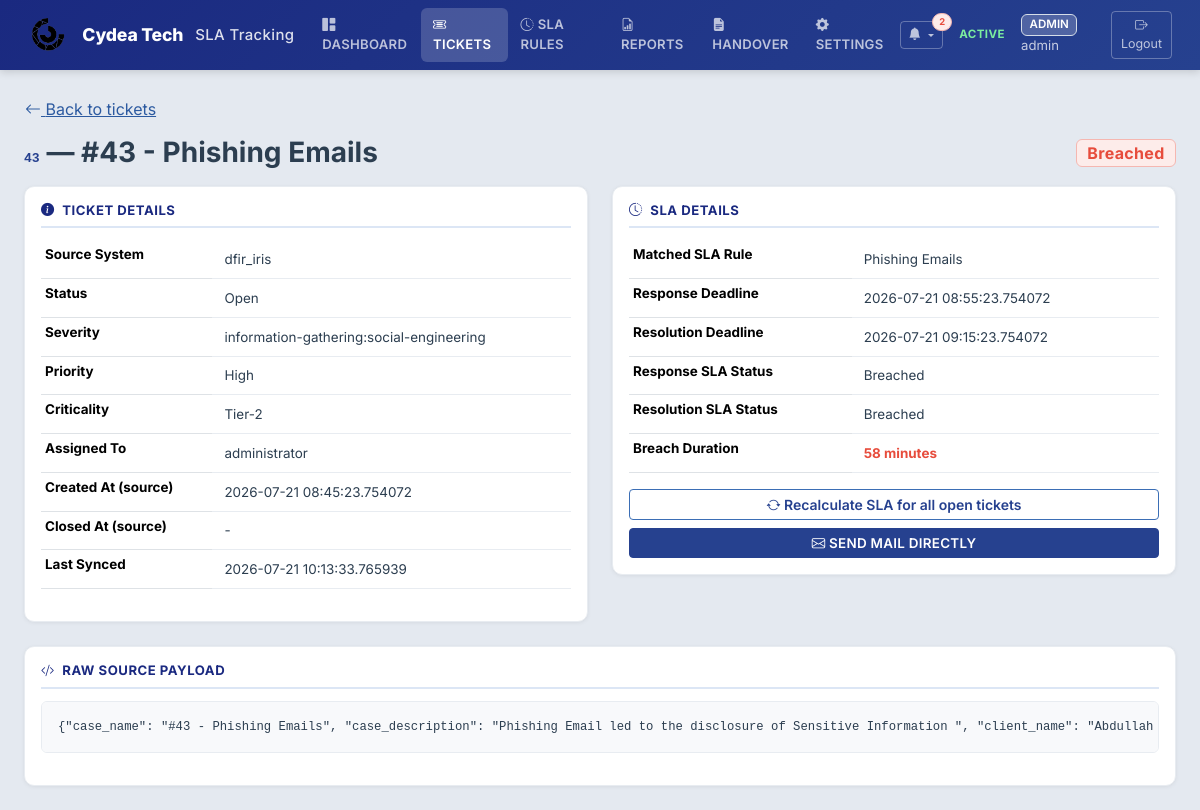
The page /tickets/12 (signed in) on the database its author committed.
### models/user.py (models this page shows, shortened)
class User(UserMixin, db.Model):
    __tablename__ = "users"
    id = db.Column(db.Integer, primary_key=True)
    username = db.Column(db.String(80), unique=True, nullable=False, index=True)
    email = db.Column(db.String(255), unique=True, nullable=True)
    password_hash = db.Column(db.String(255), nullable=False)
    role = db.Column(db.String(20), nullable=False, default=ROLE_VIEWER)
    is_active_user = db.Column(db.Boolean, default=True, nullable=False)
    created_at = db.Column(db.DateTime, default=lambda: datetime.now(timezone.utc))
    reports_generated = db.relationship("Report", backref="generated_by_user", lazy="dynamic")
    def has_permission(self, permission):
        return permission in ROLE_PERMISSIONS.get(self.role, set())
    @property
    def is_active(self):
        return self.is_active_user

### models/ticket.py (models this page shows, shortened)
class Ticket(db.Model):
    __tablename__ = "tickets"
    id = db.Column(db.Integer, primary_key=True)
    client_id = db.Column(
        db.Integer, db.ForeignKey("clients.id"), nullable=True, index=True
    )
    external_id = db.Column(db.String(100), nullable=False, index=True)
    source_system = db.Column(db.String(50), nullable=False, default="dfir_iris", index=True)
    title = db.Column(db.String(500), nullable=True)
    status = db.Column(db.String(100), nullable=True, index=True)
    severity = db.Column(db.String(100), nullable=True, index=True)
    priority = db.Column(db.String(100), nullable=True, index=True)
    criticality = db.Column(db.String(100), nullable=True, index=True)
    assigned_to = db.Column(db.String(200), nullable=True, index=True)
    created_at_source = db.Column(db.DateTime, nullable=True)
    closed_at_source = db.Column(db.DateTime, nullable=True)
    response_deadline = db.Column(db.DateTime, nullable=True)
    resolution_deadline = db.Column(db.DateTime, nullable=True)
    response_sla_status = db.Column(db.String(50), nullable=True)
    resolution_sla_status = db.Column(db.String(50), nullable=True)
    sla_status = db.Column(db.String(50), nullable=True, default=SLA_NO_RULE, index=True)
    breach_duration_minutes = db.Column(db.Integer, nullable=True, default=0)
    sla_rule_id = db.Column(db.Integer, db.ForeignKey("sla_rules.id"), nullable=True)
    paused_at = db.Column(db.DateTime, nullable=True)
    total_paused_minutes = db.Column(db.Integer, nullable=False, default=0)
    near_breach_notified = db.Column(db.Boolean, default=False, nullable=False)
    breach_notified = db.Column(db.Boolean, default=False, nullable=False)
    raw_payload_json = db.Column(db.Text, nullable=True)
    last_synced_at = db.Column(db.DateTime, nullable=True)
    created_at = db.Column(db.DateTime, default=lambda: datetime.now(timezone.utc))
    updated_at = db.Column(
        db.DateTime,
        default=lambda: datetime.now(timezone.utc),
        onupdate=lambda: datetime.now(timezone.utc),
    )
    __table_args__ = (
        db.UniqueConstraint(
            "client_id", "source_system", "external_id",
            name="uq_client_source_external_id",
        ),
    )

### models/sla_rule.py (models this page shows, shortened)
class SLARule(db.Model):
    __tablename__ = "sla_rules"
    id = db.Column(db.Integer, primary_key=True)
    client_id = db.Column(
        db.Integer, db.ForeignKey("clients.id"), nullable=False, index=True
    )
    rule_name = db.Column(db.String(150), nullable=False)
    description = db.Column(db.Text, nullable=True)
    escalation_email = db.Column(db.String(255), nullable=True)
    created_by = db.Column(db.String(100), nullable=True)
    updated_by = db.Column(db.String(100), nullable=True)
    priority = db.Column(db.Integer, nullable=False, default=0)
    conditions = db.relationship(
        "SLARuleCondition",
        backref="sla_rule",
        cascade="all, delete-orphan",
        lazy="joined"
    )
    response_sla_minutes = db.Column(db.Integer, nullable=True)  # optional
    resolution_sla_minutes = db.Column(db.Integer, nullable=False)
    warning_threshold_percent = db.Column(db.Integer, nullable=False, default=80)
    business_hours_only = db.Column(db.Boolean, nullable=False, default=False)
    applies_to_status = db.Column(db.String(300), nullable=True)
    stop_status = db.Column(db.String(300), nullable=True)
    pause_status = db.Column(db.String(300), nullable=True)
    is_active = db.Column(db.Boolean, default=True, nullable=False, index=True)
    created_at = db.Column(db.DateTime, default=lambda: datetime.now(timezone.utc))
    updated_at = db.Column(
        db.DateTime,
        default=lambda: datetime.now(timezone.utc),
        onupdate=lambda: datetime.now(timezone.utc),
    )
    tickets = db.relationship("Ticket", backref="sla_rule", lazy="dynamic")

### routes/ticket_routes.py (the view)
@ticket_bp.route("/tickets/<int:ticket_id>")
@login_required
@permission_required("view_tickets")
def ticket_detail(ticket_id):
    ticket = Ticket.query.get_or_404(ticket_id)
    return render_template("ticket_detail.html", ticket=ticket)

### templates/ticket_detail.html (shortened to what this page needs)
{% extends "base.html" %}
{% block content %}
<a href="{{ url_for('tickets.ticket_list') }}" class="btn btn-link px-0 mb-2"><i class="bi bi-arrow-left"></i> Back to tickets</a>
<div class="d-flex justify-content-between align-items-center mb-3">
    <h3 class="mb-0">
        <code style="color: var(--blue-700);">{{ ticket.external_id }}</code> &mdash; {{ ticket.title }}
    </h3>
    <span class="badge bg-{{ sla_badge_color.get(ticket.sla_status, 'secondary') }} badge-sla fs-6">{{ ticket.sla_status or 'N/A' }}</span>
</div>
<div class="row g-4">
    <div class="col-lg-6">
        <div class="card p-3">
            <h6><i class="bi bi-info-circle-fill me-1"></i> Ticket Details</h6>
            <table class="table table-sm">
                <tr><th>Source System</th><td>{{ ticket.source_system }}</td></tr>
                <tr><th>Status</th><td>{{ ticket.status or '-' }}</td></tr>
                <tr><th>Severity</th><td>{{ severity_display(ticket.severity) }}</td></tr>
                <tr><th>Priority</th><td>{{ ticket.priority or '-' }}</td></tr>
                <tr><th>Criticality</th><td>{{ ticket.criticality or '-' }}</td></tr>
                <tr><th>Assigned To</th><td>{{ ticket.assigned_to or '-' }}</td></tr>
                <tr><th>Created At (source)</th><td>{{ ticket.created_at_source or '-' }}</td></tr>
                <tr><th>Closed At (source)</th><td>{{ ticket.closed_at_source or '-' }}</td></tr>
                <tr><th>Last Synced</th><td>{{ ticket.last_synced_at or '-' }}</td></tr>
            </table>
        </div>
    </div>
    <div class="col-lg-6">
        <div class="card p-3">
            <h6><i class="bi bi-clock-history me-1"></i> SLA Details</h6>
            <table class="table table-sm">
                <tr><th>Matched SLA Rule</th><td>{{ ticket.sla_rule.rule_name if ticket.sla_rule_id and ticket.sla_rule else 'No Matching Rule' }}</td></tr>
                <tr><th>Response Deadline</th><td>{{ ticket.response_deadline or '-' }}</td></tr>
                <tr><th>Resolution Deadline</th><td>{{ ticket.resolution_deadline or '-' }}</td></tr>
                <tr><th>Response SLA Status</th><td>{{ ticket.response_sla_status or '-' }}</td></tr>
                <tr><th>Resolution SLA Status</th><td>{{ ticket.resolution_sla_status or '-' }}</td></tr>
                <tr><th>Breach Duration</th><td>{% if ticket.breach_duration_minutes and ticket.breach_duration_minutes > 0 %}<span class="text-danger fw-bold">{{ ticket.breach_duration_minutes }} minutes</span>{% else %}{{ ticket.breach_duration_minutes or 0 }} minutes{% endif %}</td></tr>
            </table>
            <div class="d-grid gap-2">
                <form method="POST" action="{{ url_for('tickets.trigger_recalculate') }}" class="d-inline">
                    <button class="btn btn-outline-primary btn-sm w-100"><i class="bi bi-arrow-repeat"></i> Recalculate SLA for all open tickets</button>
                </form>
                <form method="POST" action="{{ url_for('tickets.send_mail_directly', ticket_id=ticket.id) }}" class="d-inline">
                    <button class="btn btn-primary btn-sm w-100"><i class="bi bi-envelope"></i> Send Mail Directly</button>
                </form>
            </div>
        </div>
    </div>
</div>
<div class="card p-3 mt-4">
    <h6><i class="bi bi-code-slash me-1"></i> Raw Source Payload</h6>
    <pre class="small p-3 rounded" style="max-height: 300px; overflow:auto;">{{ ticket.raw_payload_json or 'No raw payload stored.' }}</pre>
</div>
{% endblock %}

### templates/base.html (shortened to what this page needs)
<!DOCTYPE html>
<html lang="en">
<head>
    <link href="https://cdn.jsdelivr.net/npm/bootstrap@5.3.3/dist/css/bootstrap.min.css" rel="stylesheet">
    <link href="https://cdn.jsdelivr.net/npm/bootstrap-icons@1.11.3/font/bootstrap-icons.css" rel="stylesheet">
    <link rel="stylesheet" href="https://unpkg.com/leaflet@1.9.4/dist/leaflet.css"/>
    <link href="{{ url_for('static', filename='css/style.css') }}" rel="stylesheet">
</head>
<body>
{% if current_user.is_authenticated %}
<nav class="navbar navbar-expand-lg sticky-top">
    <div class="container-fluid">
        <a class="navbar-brand" href="{{ url_for('dashboard.index') }}">
            <img src="{{ url_for('static', filename='images/image.png') }}" alt="Cydea Tech Logo" style="height: 34px; max-width: 130px; object-fit: contain;" class="me-2">
            <span style="font-weight: 800; letter-spacing: -0.01em;">Cydea Tech</span>
            <span style="font-size: 0.85em; opacity: 0.85; font-weight: 500;" class="ms-1">SLA Tracking</span>
        </a>
        <div class="collapse navbar-collapse" id="navMenu">
            <ul class="navbar-nav me-auto mb-2 mb-lg-0">
                <li class="nav-item">
                    <a class="nav-link {% if request.endpoint == 'dashboard.index' %}active{% endif %}"
                       href="{{ url_for('dashboard.index') }}">
                       <i class="bi bi-grid-1x2-fill me-1"></i>Dashboard</a>
                </li>
                <li class="nav-item">
                    <a class="nav-link {% if request.endpoint and 'tickets.' in request.endpoint %}active{% endif %}"
                       href="{{ url_for('tickets.ticket_list') }}">
                       <i class="bi bi-ticket-detailed me-1"></i>Tickets</a>
                </li>
                {% if current_user.has_permission('manage_sla_rules') %}
                <li class="nav-item">
                    <a class="nav-link {% if request.endpoint and 'sla_rules.' in request.endpoint %}active{% endif %}"
                       href="{{ url_for('sla_rules.rule_list') }}">
                       <i class="bi bi-clock-history me-1"></i>SLA Rules</a>
                </li>
                {% endif %}
                {% if current_user.has_permission('view_reports') %}
                <li class="nav-item">
                    <a class="nav-link {% if request.endpoint and 'reports.' in request.endpoint %}active{% endif %}"
                       href="{{ url_for('reports.report_list') }}">
                       <i class="bi bi-file-earmark-bar-graph me-1"></i>Reports</a>
                </li>
                {% endif %}
                <li class="nav-item">
                    <a class="nav-link {% if request.endpoint and 'handover.' in request.endpoint %}active{% endif %}"
                       href="{{ url_for('handover.handover_page') }}">
                       <i class="bi bi-file-earmark-text-fill me-1"></i>Handover</a>
                </li>
                {% if current_user.has_permission('manage_iris_settings') %}
                <li class="nav-item">
                    <a class="nav-link {% if request.endpoint and 'settings.' in request.endpoint %}active{% endif %}"
                       href="{{ url_for('settings.settings_page') }}">
                       <i class="bi bi-gear-fill me-1"></i>Settings</a>
                </li>
                {% endif %}
            </ul>
            <div class="d-flex align-items-center gap-3">
                <div class="dropdown" id="notificationDropdown">
                    <button class="btn btn-outline-light btn-sm position-relative dropdown-toggle d-flex align-items-center gap-1"
                            type="button" data-bs-toggle="dropdown" aria-expanded="false" id="notifBellBtn">
                        <i class="bi bi-bell-fill"></i>
                        <span class="position-absolute top-0 start-100 translate-middle badge rounded-pill bg-danger d-none" id="notifBadge">
                        </span>
                    </button>
                </div>
                <span class="status-live"> Active</span>
                <span class="navbar-text">
                    <span class="badge bg-secondary">{{ current_user.role }}</span>
                    {{ current_user.username }}
                </span>
                <a href="{{ url_for('auth.logout') }}" class="btn btn-outline-light btn-sm">
                    <i class="bi bi-box-arrow-right"></i> Logout
                </a>
            </div>
        </div>
    </div>
</nav>
{% endif %}
<div class="container-fluid py-4 px-4">
    {% block content %}{% endblock %}
</div>
</body>
</html>

### rows shown on the page
User: role "ADMIN", username "admin"
Ticket: external_id "43", title "#43 - Phishing Emails", sla_status "Breached", source_system "dfir_iris", status "Open", severity "information-gathering:social-engineering", priority "High", criticality "Tier-2", assigned_to "administrator", created_at_source "2026-07-21 08:45:23.754072", closed_at_source "-", last_synced_at "2026-07-21 10:13:33.765939", response_deadline "2026-07-21 08:55:23.754072", resolution_deadline "2026-07-21 09:15:23.754072", response_sla_status "Breached", resolution_sla_status "Breached", breach_duration_minutes "58", raw_payload_json "{\"case_name\": \"#43 - Phishing Emails\", \"case_description\": \"Phishing Email led to the disclosure of Sensitive Information \", \"client_name\": \"Abdullah…"
SLARule: sla_rule "Phishing Emails"
